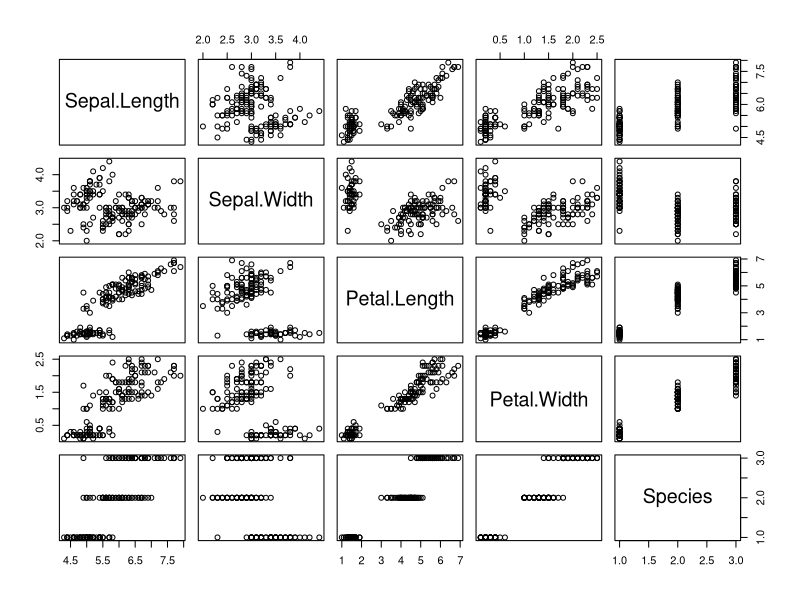
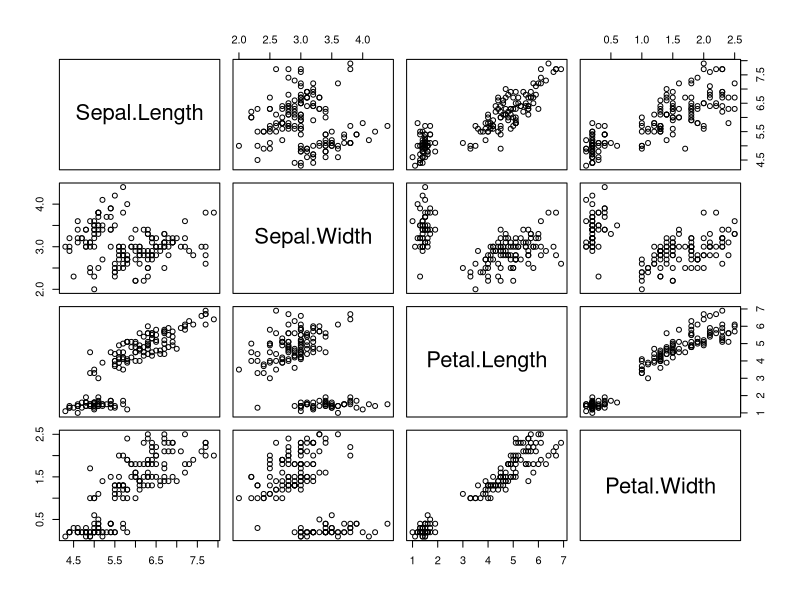
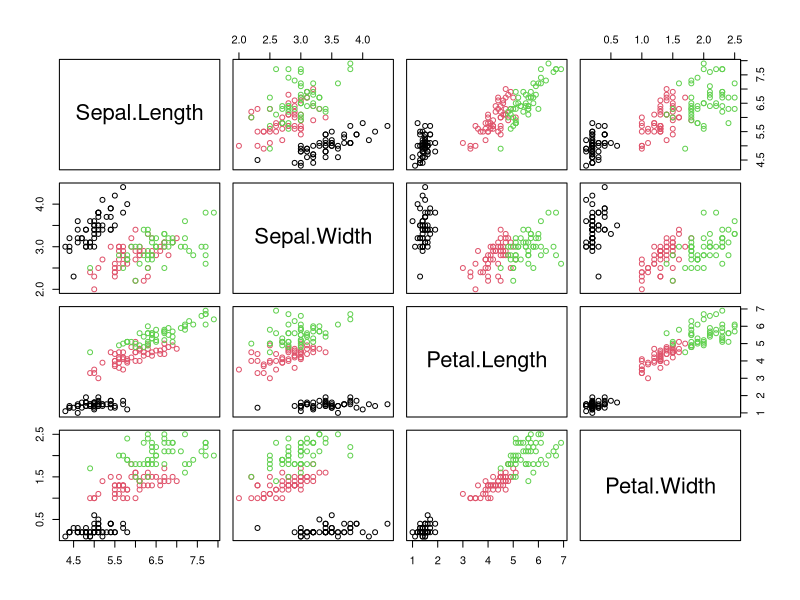
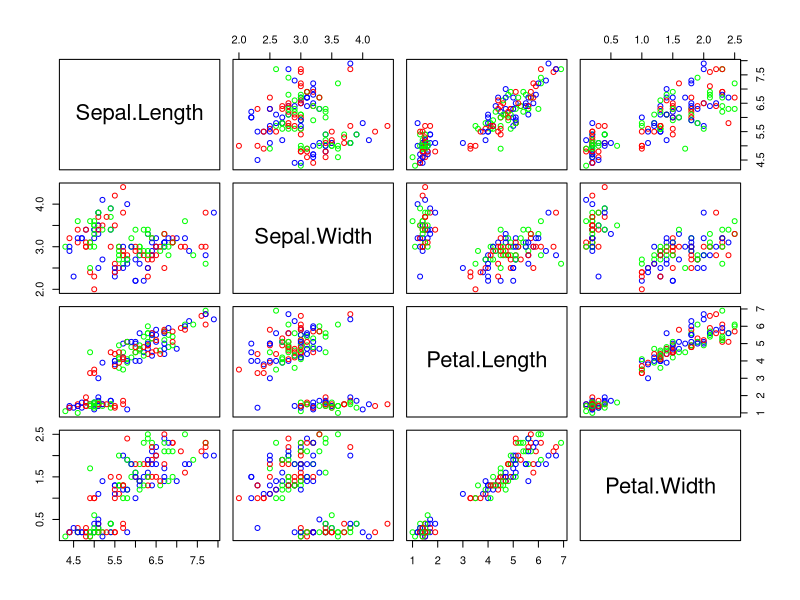
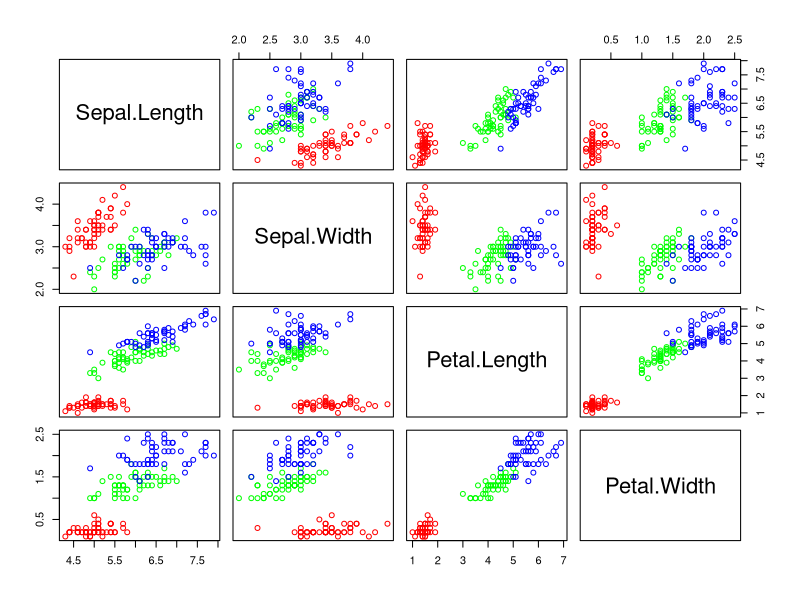
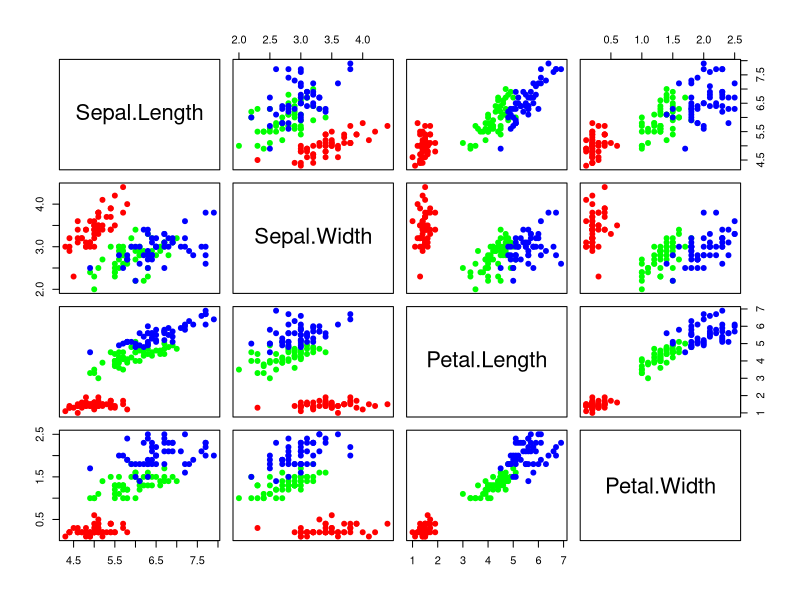
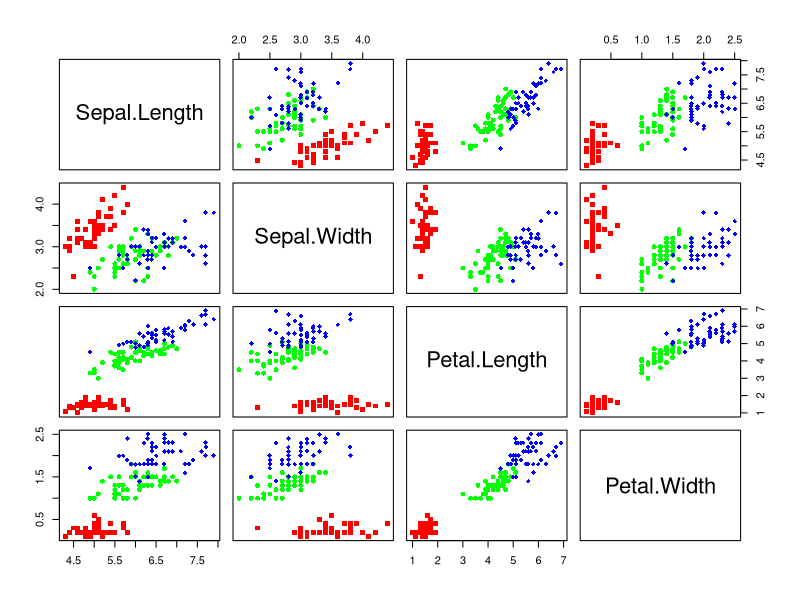
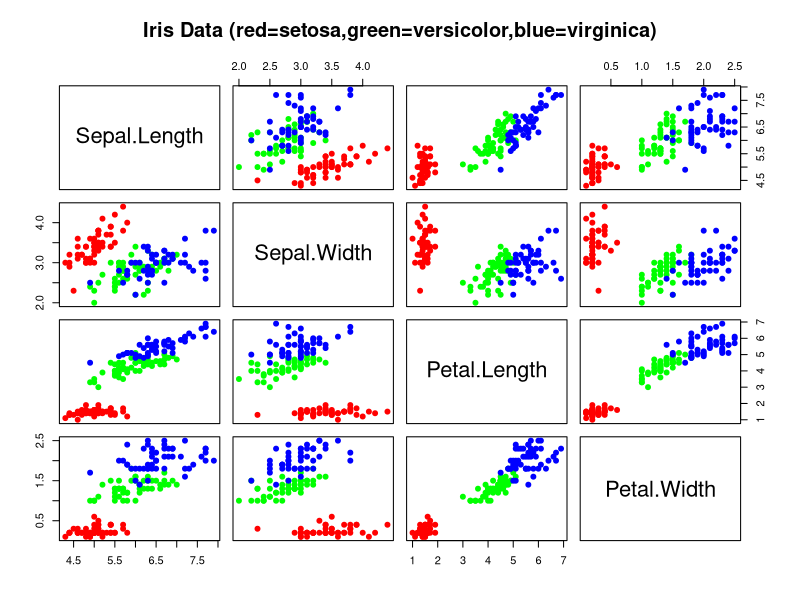

These charts were generated, in order, by the following R code:
## ---- chunk 1

# plot function here ...
plot(iris);
plot(iris[,-5]);
plot(iris[,-5],col=iris[,5]);
levels(iris[,5]);
myColors = c("red","green","blue");
plot(iris[,-5],col=myColors);

species = as.numeric(iris[,5]);

as.numeric(iris[,5]);  # map to myColors ...

species = as.numeric(iris[,5]);
myColors[species]

plot(iris[,-5],col=myColors[species]);

plot(iris[,-5],col=myColors[species], pch=19);

myColors = c("red","green","blue");
mySymbols = c(15, 16, 18);
species = as.numeric(iris[,5]);
plot(iris[,-5],col=myColors[species], pch=mySymbols[species]);


#legend("bottomright",unique(species),col=myColors[species],pch=mySymbols[species]);  # why is legend not working?




# final answer using plot
myColors = c("red","green","blue");
mySymbols = c(19, 19, 19);
species = as.numeric(iris[,5]);
plot( iris[,-5],
      col=myColors[species], 
      pch=mySymbols[species],
      main="Iris Data (red=setosa,green=versicolor,blue=virginica)"
    );
# we need to add a caption into our final answer of our writeup ...  ALWAYS ...


## R Markdown


## ---- chunk 2
plot(pressure)
